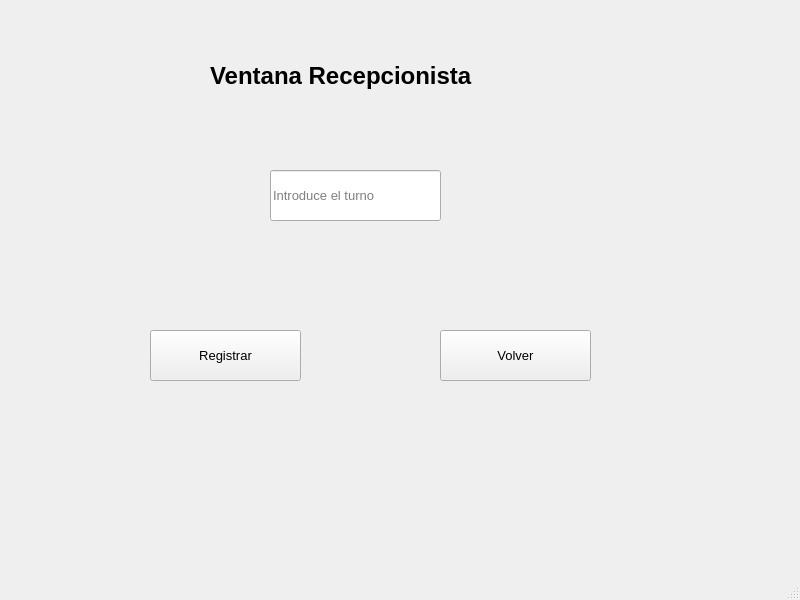
<?xml version="1.0" encoding="UTF-8"?>
<ui version="4.0">
 <class>MainWindow</class>
 <widget class="QMainWindow" name="MainWindow">
  <property name="geometry">
   <rect>
    <x>0</x>
    <y>0</y>
    <width>800</width>
    <height>600</height>
   </rect>
  </property>
  <property name="windowTitle">
   <string>MainWindow</string>
  </property>
  <widget class="QWidget" name="centralwidget">
   <widget class="QLabel" name="lblTitulo">
    <property name="geometry">
     <rect>
      <x>210</x>
      <y>10</y>
      <width>341</width>
      <height>131</height>
     </rect>
    </property>
    <property name="font">
     <font>
      <family>Segoe UI</family>
      <pointsize>18</pointsize>
      <weight>75</weight>
      <bold>true</bold>
     </font>
    </property>
    <property name="text">
     <string>Ventana Recepcionista</string>
    </property>
   </widget>
   <widget class="QLineEdit" name="Turno">
    <property name="geometry">
     <rect>
      <x>270</x>
      <y>170</y>
      <width>171</width>
      <height>51</height>
     </rect>
    </property>
    <property name="font">
     <font>
      <family>Segoe UI</family>
      <pointsize>10</pointsize>
     </font>
    </property>
    <property name="placeholderText">
     <string>Introduce el turno</string>
    </property>
   </widget>
   <widget class="QPushButton" name="btnRegistrar">
    <property name="geometry">
     <rect>
      <x>150</x>
      <y>330</y>
      <width>151</width>
      <height>51</height>
     </rect>
    </property>
    <property name="font">
     <font>
      <family>Segoe UI</family>
      <pointsize>10</pointsize>
     </font>
    </property>
    <property name="text">
     <string>Registrar</string>
    </property>
   </widget>
   <widget class="QPushButton" name="btnVolver">
    <property name="geometry">
     <rect>
      <x>440</x>
      <y>330</y>
      <width>151</width>
      <height>51</height>
     </rect>
    </property>
    <property name="font">
     <font>
      <family>Segoe UI</family>
      <pointsize>10</pointsize>
     </font>
    </property>
    <property name="text">
     <string>Volver</string>
    </property>
   </widget>
  </widget>
  <widget class="QMenuBar" name="menubar">
   <property name="geometry">
    <rect>
     <x>0</x>
     <y>0</y>
     <width>800</width>
     <height>26</height>
    </rect>
   </property>
  </widget>
  <widget class="QStatusBar" name="statusbar"/>
 </widget>
 <resources/>
 <connections/>
</ui>
